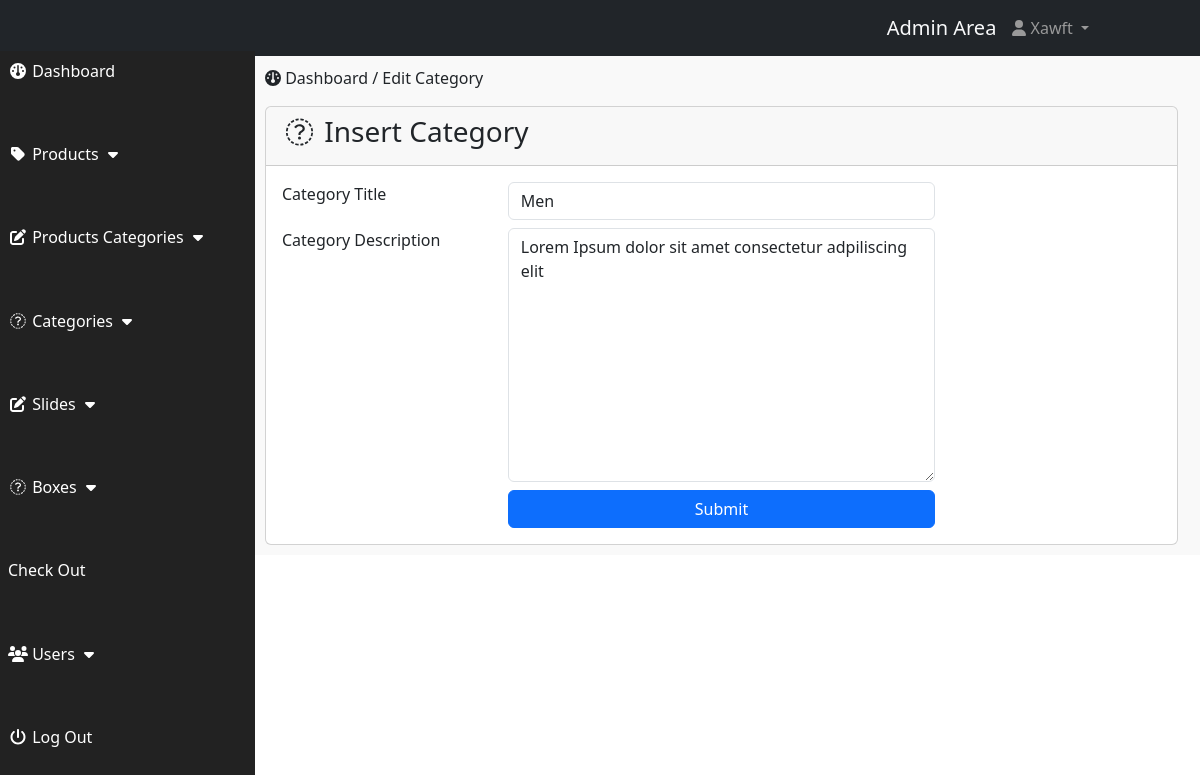
Page /includes/index.php?edit_cat=1 (signed in) on the committed database.
### tables this page shows
CREATE TABLE `categories` (
  `cat_id` int(10) NOT NULL,
  `cat_title` text NOT NULL,
  `cat_desc` text NOT NULL,
  `cat_top` text NOT NULL,
  `cat_image` text NOT NULL
);

### includes/edit_cat.php (the view)
<?php
   if(isset($_GET["edit_cat"])){
    $edit_id = $_GET["edit_cat"];
    $sql = "SELECT * FROM categories WHERE cat_id = '$edit_id'";
    $run = mysqli_query($conn, $sql);
    $row = mysqli_fetch_array($run);
    $title = $row["cat_title"];
    $desc = $row["cat_desc"];
}
?>
<div class="row">
    <div class="col-lg-12">
        <ol class="breadcrumb">
            <li class="active">
                <i class="fa fa-dashboard"></i> Dashboard / Edit Category
            </li>
        </ol>
    </div>
</div>
<div class="row">
    <div class="col-lg-12">
        <div class="card">
            <div class="card-header">
                <h3 class="card-title"><i class="fa fa-fw fa-money"></i> Insert Category</h3>
            </div>
            <div class="card-body">
                <form action="edit_cat_2.php?edit_cat=<?php echo $edit_id;?>" method="post" class="form-horizontal">
                    <div class="form-group row">
                        <div class="control-label col-md-3">
                             Category Title
</div>
                        <div class="col-md-6"><input type="text" value="<?php echo $title;?>" name="cat_title" id="" required class="form-control">
                    </div>
                    </div>
                    <div class="form-group row mt-2 mb-2">
                        <div class="control-label col-md-3">
                            Category Description
</div>
                        <div class="col-md-6"><textarea name="cat_desc" class="form-control" id="" cols="30" rows="10" required><?php echo $desc;?></textarea>
                    </div>
                    </div>
                    <div class="form-group row">
                        <div class="control-label col-md-3">
</div>
                        <div class="col-md-6"><button type="submit" style="width: 100%;" class="btn btn-primary" name="submit">Submit</button>
                    </div>
                    </div>
                </form>
            </div>
        </div>
    </div>
</div>

### includes/css/style.css (style rules this page uses)
body { margin-top: 100px; }
@media (min-width: 768px) { body { margin-top: 50px; color: red; } }

### rows in the picture
categories: cat_title "Men", cat_desc "Lorem Ipsum dolor sit amet consectetur adpiliscing elit"
